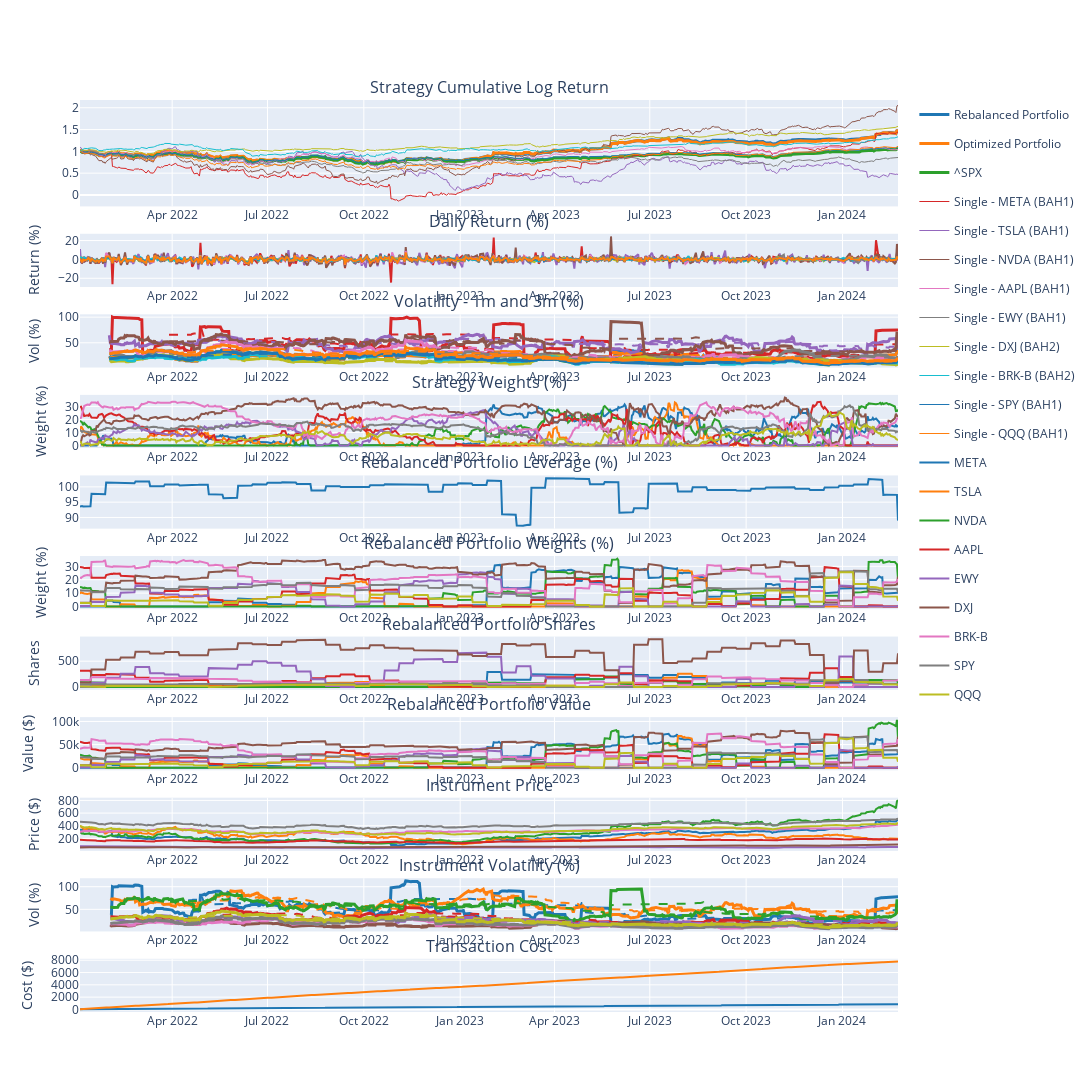

The cell this chart's notebook holds for it:
### Markdown cell above
# Linear Optimization (Risk-Adjusted Return)

- How to determine the capital?

Difficulty here is portfolio might use different leverage per rebalance, looking at the asset MV might not give you the total portfolio capital (e.g. 70% leverage, your stocks only worth 70% of your capital now)

we can use the market value on Futu divides by the leverage used for last periods. This will give you the total captial for the portfolio

Then we use this capital for next rebalance

We shuold strategically fix this issue by reading capital from Futu or keep track the capital ourselves

### Code cell
portfolio = PortfolioLinearOpt(
    capital=186734.0206185567,    
    name='ETF Buy and Hold Portfolio',
    lookback_period=60,
    opt_freq=1,
    rebalance_iter=RebalancerIter('0 0 * * Fri', 2),    
    tc_model=TransactionCostFutu(),    
    systems=[
        TradingSubSystemSingle(vol_target=vol_target, instruments=['META'],  strategy=[BuyAndHoldStrategy(confidence=1)], max_leverage=max_leverage),
        TradingSubSystemSingle(vol_target=vol_target, instruments=['TSLA'],  strategy=[BuyAndHoldStrategy(confidence=1)], max_leverage=max_leverage),
        TradingSubSystemSingle(vol_target=vol_target, instruments=['NVDA'],  strategy=[BuyAndHoldStrategy(confidence=1)], max_leverage=max_leverage),
        TradingSubSystemSingle(vol_target=vol_target, instruments=['AAPL'],  strategy=[BuyAndHoldStrategy(confidence=1)], max_leverage=max_leverage),
        TradingSubSystemSingle(vol_target=vol_target, instruments=['EWY'],   strategy=[BuyAndHoldStrategy(confidence=1)], max_leverage=max_leverage),
        TradingSubSystemSingle(vol_target=vol_target, instruments=['DXJ'],   strategy=[BuyAndHoldStrategy(confidence=2)], max_leverage=max_leverage),        
        #TradingSubSystemSingle(vol_target=vol_target, instruments=['VOE'],   strategy=[BuyAndHoldStrategy(confidence=1)], max_leverage=max_leverage),
        #TradingSubSystemSingle(vol_target=vol_target, instruments=['VBR'],   strategy=[BuyAndHoldStrategy(confidence=1)], max_leverage=max_leverage),
        TradingSubSystemSingle(vol_target=vol_target, instruments=['BRK-B'], strategy=[BuyAndHoldStrategy(confidence=2)], max_leverage=max_leverage),
        TradingSubSystemSingle(vol_target=vol_target, instruments=['SPY'],   strategy=[BuyAndHoldStrategy(confidence=1)], max_leverage=max_leverage),
        TradingSubSystemSingle(vol_target=vol_target, instruments=['QQQ'],   strategy=[BuyAndHoldStrategy(confidence=1)], max_leverage=max_leverage),        
])

portfolio.set_start_date(start_date)
portfolio.set_end_date(end_date)
portfolio.backtest_subsystems()
portfolio.optimize(gamma=10, hhi=0.2)
portfolio.backtest()
portfolio.rebalance()
portfolio.performance(show_all_rets=True)

### Figure 1 — Plotly figure (JSON) as saved in the notebook; plotly's stock layout.template omitted (floating-point values rounded to 4 significant figures; data arrays with more than 128 entries replaced by an {"elided": "..."} marker saying what was removed)
{"data": [{"legendgroup": "Rebalanced Portfolio", "line": {"width": 3}, "marker": {"color": "rgb(31, 119, 180)"}, "name": "Rebalanced Portfolio", "type": "scatter", "x": {"elided": "538 str values"}, "xaxis": "x", "y": {"elided": "538 float values"}, "yaxis": "y"}, {"legendgroup": "Rebalanced Portfolio", "marker": {"color": "rgb(31, 119, 180)"}, "name": "Rebalanced Portfolio", "showlegend": false, "type": "scatter", "x": {"elided": "538 str values"}, "xaxis": "x2", "y": {"elided": "538 float values"}, "yaxis": "y2"}, {"legendgroup": "Rebalanced Portfolio", "line": {"width": 3}, "marker": {"color": "rgb(31, 119, 180)"}, "name": "1m - Rebalanced Portfolio", "showlegend": false, "type": "scatter", "x": {"elided": "538 str values"}, "xaxis": "x3", "y": {"elided": "538 float values"}, "yaxis": "y3"}, {"legendgroup": "Rebalanced Portfolio", "line": {"dash": "dash"}, "marker": {"color": "rgb(31, 119, 180)"}, "name": "3m - Rebalanced Portfolio", "showlegend": false, "type": "scatter", "x": {"elided": "538 str values"}, "xaxis": "x3", "y": {"elided": "538 float values"}, "yaxis": "y3"}, {"legendgroup": "Rebalanced Portfolio", "marker": {"color": "rgb(31, 119, 180)"}, "name": "Rebalanced Portfolio", "showlegend": false, "type": "scatter", "x": {"elided": "538 str values"}, "xaxis": "x11", "y": {"elided": "538 float values"}, "yaxis": "y11"}, {"legendgroup": "Optimized Portfolio", "line": {"width": 3}, "marker": {"color": "rgb(255, 127, 14)"}, "name": "Optimized Portfolio", "type": "scatter", "x": {"elided": "538 str values"}, "xaxis": "x", "y": {"elided": "538 float values"}, "yaxis": "y"}, {"legendgroup": "Optimized Portfolio", "marker": {"color": "rgb(255, 127, 14)"}, "name": "Optimized Portfolio", "showlegend": false, "type": "scatter", "x": {"elided": "538 str values"}, "xaxis": "x2", "y": {"elided": "538 float values"}, "yaxis": "y2"}, {"legendgroup": "Optimized Portfolio", "line": {"width": 3}, "marker": {"color": "rgb(255, 127, 14)"}, "name": "1m - Optimized Portfolio", "showlegend": false, "type": "scatter", "x": {"elided": "538 str values"}, "xaxis": "x3", "y": {"elided": "538 float values"}, "yaxis": "y3"}, {"legendgroup": "Optimized Portfolio", "line": {"dash": "dash"}, "marker": {"color": "rgb(255, 127, 14)"}, "name": "3m - Optimized Portfolio", "showlegend": false, "type": "scatter", "x": {"elided": "538 str values"}, "xaxis": "x3", "y": {"elided": "538 float values"}, "yaxis": "y3"}, {"legendgroup": "Optimized Portfolio", "marker": {"color": "rgb(255, 127, 14)"}, "name": "Optimized Portfolio", "showlegend": false, "type": "scatter", "x": {"elided": "538 str values"}, "xaxis": "x11", "y": {"elided": "538 float values"}, "yaxis": "y11"}, {"legendgroup": "^SPX", "line": {"width": 3}, "marker": {"color": "rgb(44, 160, 44)"}, "name": "^SPX", "type": "scatter", "x": {"elided": "538 str values"}, "xaxis": "x", "y": {"elided": "538 float values"}, "yaxis": "y"}, {"legendgroup": "^SPX", "marker": {"color": "rgb(44, 160, 44)"}, "name": "^SPX", "showlegend": false, "type": "scatter", "x": {"elided": "538 str values"}, "xaxis": "x2", "y": {"elided": "538 float values"}, "yaxis": "y2"}, {"legendgroup": "^SPX", "line": {"width": 3}, "marker": {"color": "rgb(44, 160, 44)"}, "name": "1m - ^SPX", "showlegend": false, "type": "scatter", "x": {"elided": "538 str values"}, "xaxis": "x3", "y": {"elided": "538 float values"}, "yaxis": "y3"}, {"legendgroup": "^SPX", "line": {"dash": "dash"}, "marker": {"color": "rgb(44, 160, 44)"}, "name": "3m - ^SPX", "showlegend": false, "type": "scatter", "x": {"elided": "538 str values"}, "xaxis": "x3", "y": {"elided": "538 float values"}, "yaxis": "y3"}, {"legendgroup": "Single - META (BAH1)", "line": {"width": 1}, "marker": {"color": "rgb(214, 39, 40)"}, "name": "Single - META (BAH1)", "type": "scatter", "x": {"elided": "538 str values"}, "xaxis": "x", "y": {"elided": "538 float values"}, "yaxis": "y"}, {"legendgroup": "Single - META (BAH1)", "marker": {"color": "rgb(214, 39, 40)"}, "name": "Single - META (BAH1)", "showlegend": false, "type": "scatter", "x": {"elided": "538 str values"}, "xaxis": "x2", "y": {"elided": "538 float values"}, "yaxis": "y2"}, {"legendgroup": "Single - META (BAH1)", "line": {"width": 3}, "marker": {"color": "rgb(214, 39, 40)"}, "name": "1m - Single - META (BAH1)", "showlegend": false, "type": "scatter", "x": {"elided": "538 str values"}, "xaxis": "x3", "y": {"elided": "538 float values"}, "yaxis": "y3"}, {"legendgroup": "Single - META (BAH1)", "line": {"dash": "dash"}, "marker": {"color": "rgb(214, 39, 40)"}, "name": "3m - Single - META (BAH1)", "showlegend": false, "type": "scatter", "x": {"elided": "538 str values"}, "xaxis": "x3", "y": {"elided": "538 float values"}, "yaxis": "y3"}, {"legendgroup": "Single - TSLA (BAH1)", "line": {"width": 1}, "marker": {"color": "rgb(148, 103, 189)"}, "name": "Single - TSLA (BAH1)", "type": "scatter", "x": {"elided": "538 str values"}, "xaxis": "x", "y": {"elided": "538 float values"}, "yaxis": "y"}, {"legendgroup": "Single - TSLA (BAH1)", "marker": {"color": "rgb(148, 103, 189)"}, "name": "Single - TSLA (BAH1)", "showlegend": false, "type": "scatter", "x": {"elided": "538 str values"}, "xaxis": "x2", "y": {"elided": "538 float values"}, "yaxis": "y2"}, {"legendgroup": "Single - TSLA (BAH1)", "line": {"width": 3}, "marker": {"color": "rgb(148, 103, 189)"}, "name": "1m - Single - TSLA (BAH1)", "showlegend": false, "type": "scatter", "x": {"elided": "538 str values"}, "xaxis": "x3", "y": {"elided": "538 float values"}, "yaxis": "y3"}, {"legendgroup": "Single - TSLA (BAH1)", "line": {"dash": "dash"}, "marker": {"color": "rgb(148, 103, 189)"}, "name": "3m - Single - TSLA (BAH1)", "showlegend": false, "type": "scatter", "x": {"elided": "538 str values"}, "xaxis": "x3", "y": {"elided": "538 float values"}, "yaxis": "y3"}, {"legendgroup": "Single - NVDA (BAH1)", "line": {"width": 1}, "marker": {"color": "rgb(140, 86, 75)"}, "name": "Single - NVDA (BAH1)", "type": "scatter", "x": {"elided": "538 str values"}, "xaxis": "x", "y": {"elided": "538 float values"}, "yaxis": "y"}, {"legendgroup": "Single - NVDA (BAH1)", "marker": {"color": "rgb(140, 86, 75)"}, "name": "Single - NVDA (BAH1)", "showlegend": false, "type": "scatter", "x": {"elided": "538 str values"}, "xaxis": "x2", "y": {"elided": "538 float values"}, "yaxis": "y2"}, {"legendgroup": "Single - NVDA (BAH1)", "line": {"width": 3}, "marker": {"color": "rgb(140, 86, 75)"}, "name": "1m - Single - NVDA (BAH1)", "showlegend": false, "type": "scatter", "x": {"elided": "538 str values"}, "xaxis": "x3", "y": {"elided": "538 float values"}, "yaxis": "y3"}, {"legendgroup": "Single - NVDA (BAH1)", "line": {"dash": "dash"}, "marker": {"color": "rgb(140, 86, 75)"}, "name": "3m - Single - NVDA (BAH1)", "showlegend": false, "type": "scatter", "x": {"elided": "538 str values"}, "xaxis": "x3", "y": {"elided": "538 float values"}, "yaxis": "y3"}, {"legendgroup": "Single - AAPL (BAH1)", "line": {"width": 1}, "marker": {"color": "rgb(227, 119, 194)"}, "name": "Single - AAPL (BAH1)", "type": "scatter", "x": {"elided": "538 str values"}, "xaxis": "x", "y": {"elided": "538 float values"}, "yaxis": "y"}, {"legendgroup": "Single - AAPL (BAH1)", "marker": {"color": "rgb(227, 119, 194)"}, "name": "Single - AAPL (BAH1)", "showlegend": false, "type": "scatter", "x": {"elided": "538 str values"}, "xaxis": "x2", "y": {"elided": "538 float values"}, "yaxis": "y2"}, {"legendgroup": "Single - AAPL (BAH1)", "line": {"width": 3}, "marker": {"color": "rgb(227, 119, 194)"}, "name": "1m - Single - AAPL (BAH1)", "showlegend": false, "type": "scatter", "x": {"elided": "538 str values"}, "xaxis": "x3", "y": {"elided": "538 float values"}, "yaxis": "y3"}, {"legendgroup": "Single - AAPL (BAH1)", "line": {"dash": "dash"}, "marker": {"color": "rgb(227, 119, 194)"}, "name": "3m - Single - AAPL (BAH1)", "showlegend": false, "type": "scatter", "x": {"elided": "538 str values"}, "xaxis": "x3", "y": {"elided": "538 float values"}, "yaxis": "y3"}, {"legendgroup": "Single - EWY (BAH1)", "line": {"width": 1}, "marker": {"color": "rgb(127, 127, 127)"}, "name": "Single - EWY (BAH1)", "type": "scatter", "x": {"elided": "538 str values"}, "xaxis": "x", "y": {"elided": "538 float values"}, "yaxis": "y"}, {"legendgroup": "Single - EWY (BAH1)", "marker": {"color": "rgb(127, 127, 127)"}, "name": "Single - EWY (BAH1)", "showlegend": false, "type": "scatter", "x": {"elided": "538 str values"}, "xaxis": "x2", "y": {"elided": "538 float values"}, "yaxis": "y2"}, {"legendgroup": "Single - EWY (BAH1)", "line": {"width": 3}, "marker": {"color": "rgb(127, 127, 127)"}, "name": "1m - Single - EWY (BAH1)", "showlegend": false, "type": "scatter", "x": {"elided": "538 str values"}, "xaxis": "x3", "y": {"elided": "538 float values"}, "yaxis": "y3"}, {"legendgroup": "Single - EWY (BAH1)", "line": {"dash": "dash"}, "marker": {"color": "rgb(127, 127, 127)"}, "name": "3m - Single - EWY (BAH1)", "showlegend": false, "type": "scatter", "x": {"elided": "538 str values"}, "xaxis": "x3", "y": {"elided": "538 float values"}, "yaxis": "y3"}, {"legendgroup": "Single - DXJ (BAH2)", "line": {"width": 1}, "marker": {"color": "rgb(188, 189, 34)"}, "name": "Single - DXJ (BAH2)", "type": "scatter", "x": {"elided": "538 str values"}, "xaxis": "x", "y": {"elided": "538 float values"}, "yaxis": "y"}, {"legendgroup": "Single - DXJ (BAH2)", "marker": {"color": "rgb(188, 189, 34)"}, "name": "Single - DXJ (BAH2)", "showlegend": false, "type": "scatter", "x": {"elided": "538 str values"}, "xaxis": "x2", "y": {"elided": "538 float values"}, "yaxis": "y2"}, {"legendgroup": "Single - DXJ (BAH2)", "line": {"width": 3}, "marker": {"color": "rgb(188, 189, 34)"}, "name": "1m - Single - DXJ (BAH2)", "showlegend": false, "type": "scatter", "x": {"elided": "538 str values"}, "xaxis": "x3", "y": {"elided": "538 float values"}, "yaxis": "y3"}, {"legendgroup": "Single - DXJ (BAH2)", "line": {"dash": "dash"}, "marker": {"color": "rgb(188, 189, 34)"}, "name": "3m - Single - DXJ (BAH2)", "showlegend": false, "type": "scatter", "x": {"elided": "538 str values"}, "xaxis": "x3", "y": {"elided": "538 float values"}, "yaxis": "y3"}, {"legendgroup": "Single - BRK-B (BAH2)", "line": {"width": 1}, "marker": {"color": "rgb(23, 190, 207)"}, "name": "Single - BRK-B (BAH2)", "type": "scatter", "x": {"elided": "538 str values"}, "xaxis": "x", "y": {"elided": "538 float values"}, "yaxis": "y"}, {"legendgroup": "Single - BRK-B (BAH2)", "marker": {"color": "rgb(23, 190, 207)"}, "name": "Single - BRK-B (BAH2)", "showlegend": false, "type": "scatter", "x": {"elided": "538 str values"}, "xaxis": "x2", "y": {"elided": "538 float values"}, "yaxis": "y2"}, {"legendgroup": "Single - BRK-B (BAH2)", "line": {"width": 3}, "marker": {"color": "rgb(23, 190, 207)"}, "name": "1m - Single - BRK-B (BAH2)", "showlegend": false, "type": "scatter", "x": {"elided": "538 str values"}, "xaxis": "x3", "y": {"elided": "538 float values"}, "yaxis": "y3"}, {"legendgroup": "Single - BRK-B (BAH2)", "line": {"dash": "dash"}, "marker": {"color": "rgb(23, 190, 207)"}, "name": "3m - Single - BRK-B (BAH2)", "showlegend": false, "type": "scatter", "x": {"elided": "538 str values"}, "xaxis": "x3", "y": {"elided": "538 float values"}, "yaxis": "y3"}, {"legendgroup": "Single - SPY (BAH1)", "line": {"width": 1}, "marker": {"color": "rgb(31, 119, 180)"}, "name": "Single - SPY (BAH1)", "type": "scatter", "x": {"elided": "538 str values"}, "xaxis": "x", "y": {"elided": "538 float values"}, "yaxis": "y"}, {"legendgroup": "Single - SPY (BAH1)", "marker": {"color": "rgb(31, 119, 180)"}, "name": "Single - SPY (BAH1)", "showlegend": false, "type": "scatter", "x": {"elided": "538 str values"}, "xaxis": "x2", "y": {"elided": "538 float values"}, "yaxis": "y2"}, {"legendgroup": "Single - SPY (BAH1)", "line": {"width": 3}, "marker": {"color": "rgb(31, 119, 180)"}, "name": "1m - Single - SPY (BAH1)", "showlegend": false, "type": "scatter", "x": {"elided": "538 str values"}, "xaxis": "x3", "y": {"elided": "538 float values"}, "yaxis": "y3"}, {"legendgroup": "Single - SPY (BAH1)", "line": {"dash": "dash"}, "marker": {"color": "rgb(31, 119, 180)"}, "name": "3m - Single - SPY (BAH1)", "showlegend": false, "type": "scatter", "x": {"elided": "538 str values"}, "xaxis": "x3", "y": {"elided": "538 float values"}, "yaxis": "y3"}, {"legendgroup": "Single - QQQ (BAH1)", "line": {"width": 1}, "marker": {"color": "rgb(255, 127, 14)"}, "name": "Single - QQQ (BAH1)", "type": "scatter", "x": {"elided": "538 str values"}, "xaxis": "x", "y": {"elided": "538 float values"}, "yaxis": "y"}, {"legendgroup": "Single - QQQ (BAH1)", "marker": {"color": "rgb(255, 127, 14)"}, "name": "Single - QQQ (BAH1)", "showlegend": false, "type": "scatter", "x": {"elided": "538 str values"}, "xaxis": "x2", "y": {"elided": "538 float values"}, "yaxis": "y2"}, {"legendgroup": "Single - QQQ (BAH1)", "line": {"width": 3}, "marker": {"color": "rgb(255, 127, 14)"}, "name": "1m - Single - QQQ (BAH1)", "showlegend": false, "type": "scatter", "x": {"elided": "538 str values"}, "xaxis": "x3", "y": {"elided": "538 float values"}, "yaxis": "y3"}, {"legendgroup": "Single - QQQ (BAH1)", "line": {"dash": "dash"}, "marker": {"color": "rgb(255, 127, 14)"}, "name": "3m - Single - QQQ (BAH1)", "showlegend": false, "type": "scatter", "x": {"elided": "538 str values"}, "xaxis": "x3", "y": {"elided": "538 float values"}, "yaxis": "y3"}, {"legendgroup": "Single - META (BAH1)", "marker": {"color": "rgb(31, 119, 180)"}, "name": "Single - META (BAH1)", "showlegend": false, "type": "scatter", "x": {"elided": "538 str values"}, "xaxis": "x4", "y": {"elided": "538 float values"}, "yaxis": "y4"}, {"legendgroup": "Single - TSLA (BAH1)", "marker": {"color": "rgb(255, 127, 14)"}, "name": "Single - TSLA (BAH1)", "showlegend": false, "type": "scatter", "x": {"elided": "538 str values"}, "xaxis": "x4", "y": {"elided": "538 float values"}, "yaxis": "y4"}, {"legendgroup": "Single - NVDA (BAH1)", "marker": {"color": "rgb(44, 160, 44)"}, "name": "Single - NVDA (BAH1)", "showlegend": false, "type": "scatter", "x": {"elided": "538 str values"}, "xaxis": "x4", "y": {"elided": "538 float values"}, "yaxis": "y4"}, {"legendgroup": "Single - AAPL (BAH1)", "marker": {"color": "rgb(214, 39, 40)"}, "name": "Single - AAPL (BAH1)", "showlegend": false, "type": "scatter", "x": {"elided": "538 str values"}, "xaxis": "x4", "y": {"elided": "538 float values"}, "yaxis": "y4"}, {"legendgroup": "Single - EWY (BAH1)", "marker": {"color": "rgb(148, 103, 189)"}, "name": "Single - EWY (BAH1)", "showlegend": false, "type": "scatter", "x": {"elided": "538 str values"}, "xaxis": "x4", "y": {"elided": "538 float values"}, "yaxis": "y4"}, {"legendgroup": "Single - DXJ (BAH2)", "marker": {"color": "rgb(140, 86, 75)"}, "name": "Single - DXJ (BAH2)", "showlegend": false, "type": "scatter", "x": {"elided": "538 str values"}, "xaxis": "x4", "y": {"elided": "538 float values"}, "yaxis": "y4"}, {"legendgroup": "Single - BRK-B (BAH2)", "marker": {"color": "rgb(227, 119, 194)"}, "name": "Single - BRK-B (BAH2)", "showlegend": false, "type": "scatter", "x": {"elided": "538 str values"}, "xaxis": "x4", "y": {"elided": "538 float values"}, "yaxis": "y4"}, {"legendgroup": "Single - SPY (BAH1)", "marker": {"color": "rgb(127, 127, 127)"}, "name": "Single - SPY (BAH1)", "showlegend": false, "type": "scatter", "x": {"elided": "538 str values"}, "xaxis": "x4", "y": {"elided": "538 float values"}, "yaxis": "y4"}, {"legendgroup": "Single - QQQ (BAH1)", "marker": {"color": "rgb(188, 189, 34)"}, "name": "Single - QQQ (BAH1)", "showlegend": false, "type": "scatter", "x": {"elided": "538 str values"}, "xaxis": "x4", "y": {"elided": "538 float values"}, "yaxis": "y4"}, {"marker": {"color": "rgb(31, 119, 180)"}, "showlegend": false, "type": "scatter", "x": {"elided": "538 str values"}, "xaxis": "x5", "y": {"elided": "538 float values"}, "yaxis": "y5"}, {"legendgroup": "META", "marker": {"color": "rgb(31, 119, 180)"}, "name": "META", "showlegend": true, "type": "scatter", "x": {"elided": "538 str values"}, "xaxis": "x6", "y": {"elided": "538 float values"}, "yaxis": "y6"}, {"legendgroup": "META", "marker": {"color": "rgb(31, 119, 180)"}, "name": "META", "showlegend": false, "type": "scatter", "x": {"elided": "538 str values"}, "xaxis": "x7", "y": {"elided": "538 int values"}, "yaxis": "y7"}, {"legendgroup": "META", "marker": {"color": "rgb(31, 119, 180)"}, "name": "META", "showlegend": false, "type": "scatter", "x": {"elided": "538 str values"}, "xaxis": "x8", "y": {"elided": "538 float values"}, "yaxis": "y8"}, {"legendgroup": "META", "marker": {"color": "rgb(31, 119, 180)"}, "name": "META", "showlegend": false, "type": "scatter", "x": {"elided": "538 str values"}, "xaxis": "x9", "y": {"elided": "538 float values"}, "yaxis": "y9"}, {"legendgroup": "META", "line": {"width": 3}, "marker": {"color": "rgb(31, 119, 180)"}, "name": "1m - META", "showlegend": false, "type": "scatter", "x": {"elided": "538 str values"}, "xaxis": "x10", "y": {"elided": "538 float values"}, "yaxis": "y10"}, {"legendgroup": "META", "line": {"dash": "dash"}, "marker": {"color": "rgb(31, 119, 180)"}, "name": "3m - META", "showlegend": false, "type": "scatter", "x": {"elided": "538 str values"}, "xaxis": "x10", "y": {"elided": "538 float values"}, "yaxis": "y10"}, {"legendgroup": "TSLA", "marker": {"color": "rgb(255, 127, 14)"}, "name": "TSLA", "showlegend": true, "type": "scatter", "x": {"elided": "538 str values"}, "xaxis": "x6", "y": {"elided": "538 float values"}, "yaxis": "y6"}, {"legendgroup": "TSLA", "marker": {"color": "rgb(255, 127, 14)"}, "name": "TSLA", "showlegend": false, "type": "scatter", "x": {"elided": "538 str values"}, "xaxis": "x7", "y": {"elided": "538 int values"}, "yaxis": "y7"}, {"legendgroup": "TSLA", "marker": {"color": "rgb(255, 127, 14)"}, "name": "TSLA", "showlegend": false, "type": "scatter", "x": {"elided": "538 str values"}, "xaxis": "x8", "y": {"elided": "538 float values"}, "yaxis": "y8"}, {"legendgroup": "TSLA", "marker": {"color": "rgb(255, 127, 14)"}, "name": "TSLA", "showlegend": false, "type": "scatter", "x": {"elided": "538 str values"}, "xaxis": "x9", "y": {"elided": "538 float values"}, "yaxis": "y9"}, {"legendgroup": "TSLA", "line": {"width": 3}, "marker": {"color": "rgb(255, 127, 14)"}, "name": "1m - TSLA", "showlegend": false, "type": "scatter", "x": {"elided": "538 str values"}, "xaxis": "x10", "y": {"elided": "538 float values"}, "yaxis": "y10"}, {"legendgroup": "TSLA", "line": {"dash": "dash"}, "marker": {"color": "rgb(255, 127, 14)"}, "name": "3m - TSLA", "showlegend": false, "type": "scatter", "x": {"elided": "538 str values"}, "xaxis": "x10", "y": {"elided": "538 float values"}, "yaxis": "y10"}, {"legendgroup": "NVDA", "marker": {"color": "rgb(44, 160, 44)"}, "name": "NVDA", "showlegend": true, "type": "scatter", "x": {"elided": "538 str values"}, "xaxis": "x6", "y": {"elided": "538 float values"}, "yaxis": "y6"}, {"legendgroup": "NVDA", "marker": {"color": "rgb(44, 160, 44)"}, "name": "NVDA", "showlegend": false, "type": "scatter", "x": {"elided": "538 str values"}, "xaxis": "x7", "y": {"elided": "538 int values"}, "yaxis": "y7"}, {"legendgroup": "NVDA", "marker": {"color": "rgb(44, 160, 44)"}, "name": "NVDA", "showlegend": false, "type": "scatter", "x": {"elided": "538 str values"}, "xaxis": "x8", "y": {"elided": "538 float values"}, "yaxis": "y8"}, {"legendgroup": "NVDA", "marker": {"color": "rgb(44, 160, 44)"}, "name": "NVDA", "showlegend": false, "type": "scatter", "x": {"elided": "538 str values"}, "xaxis": "x9", "y": {"elided": "538 float values"}, "yaxis": "y9"}, {"legendgroup": "NVDA", "line": {"width": 3}, "marker": {"color": "rgb(44, 160, 44)"}, "name": "1m - NVDA", "showlegend": false, "type": "scatter", "x": {"elided": "538 str values"}, "xaxis": "x10", "y": {"elided": "538 float values"}, "yaxis": "y10"}, {"legendgroup": "NVDA", "line": {"dash": "dash"}, "marker": {"color": "rgb(44, 160, 44)"}, "name": "3m - NVDA", "showlegend": false, "type": "scatter", "x": {"elided": "538 str values"}, "xaxis": "x10", "y": {"elided": "538 float values"}, "yaxis": "y10"}, {"legendgroup": "AAPL", "marker": {"color": "rgb(214, 39, 40)"}, "name": "AAPL", "showlegend": true, "type": "scatter", "x": {"elided": "538 str values"}, "xaxis": "x6", "y": {"elided": "538 float values"}, "yaxis": "y6"}, {"legendgroup": "AAPL", "marker": {"color": "rgb(214, 39, 40)"}, "name": "AAPL", "showlegend": false, "type": "scatter", "x": {"elided": "538 str values"}, "xaxis": "x7", "y": {"elided": "538 int values"}, "yaxis": "y7"}, {"legendgroup": "AAPL", "marker": {"color": "rgb(214, 39, 40)"}, "name": "AAPL", "showlegend": false, "type": "scatter", "x": {"elided": "538 str values"}, "xaxis": "x8", "y": {"elided": "538 float values"}, "yaxis": "y8"}, {"legendgroup": "AAPL", "marker": {"color": "rgb(214, 39, 40)"}, "name": "AAPL", "showlegend": false, "type": "scatter", "x": {"elided": "538 str values"}, "xaxis": "x9", "y": {"elided": "538 float values"}, "yaxis": "y9"}, {"legendgroup": "AAPL", "line": {"width": 3}, "marker": {"color": "rgb(214, 39, 40)"}, "name": "1m - AAPL", "showlegend": false, "type": "scatter", "x": {"elided": "538 str values"}, "xaxis": "x10", "y": {"elided": "538 float values"}, "yaxis": "y10"}, {"legendgroup": "AAPL", "line": {"dash": "dash"}, "marker": {"color": "rgb(214, 39, 40)"}, "name": "3m - AAPL", "showlegend": false, "type": "scatter", "x": {"elided": "538 str values"}, "xaxis": "x10", "y": {"elided": "538 float values"}, "yaxis": "y10"}, {"legendgroup": "EWY", "marker": {"color": "rgb(148, 103, 189)"}, "name": "EWY", "showlegend": true, "type": "scatter", "x": {"elided": "538 str values"}, "xaxis": "x6", "y": {"elided": "538 float values"}, "yaxis": "y6"}, {"legendgroup": "EWY", "marker": {"color": "rgb(148, 103, 189)"}, "name": "EWY", "showlegend": false, "type": "scatter", "x": {"elided": "538 str values"}, "xaxis": "x7", "y": {"elided": "538 int values"}, "yaxis": "y7"}, {"legendgroup": "EWY", "marker": {"color": "rgb(148, 103, 189)"}, "name": "EWY", "showlegend": false, "type": "scatter", "x": {"elided": "538 str values"}, "xaxis": "x8", "y": {"elided": "538 float values"}, "yaxis": "y8"}, {"legendgroup": "EWY", "marker": {"color": "rgb(148, 103, 189)"}, "name": "EWY", "showlegend": false, "type": "scatter", "x": {"elided": "538 str values"}, "xaxis": "x9", "y": {"elided": "538 float values"}, "yaxis": "y9"}, {"legendgroup": "EWY", "line": {"width": 3}, "marker": {"color": "rgb(148, 103, 189)"}, "name": "1m - EWY", "showlegend": false, "type": "scatter", "x": {"elided": "538 str values"}, "xaxis": "x10", "y": {"elided": "538 float values"}, "yaxis": "y10"}, {"legendgroup": "EWY", "line": {"dash": "dash"}, "marker": {"color": "rgb(148, 103, 189)"}, "name": "3m - EWY", "showlegend": false, "type": "scatter", "x": {"elided": "538 str values"}, "xaxis": "x10", "y": {"elided": "538 float values"}, "yaxis": "y10"}, {"legendgroup": "DXJ", "marker": {"color": "rgb(140, 86, 75)"}, "name": "DXJ", "showlegend": true, "type": "scatter", "x": {"elided": "538 str values"}, "xaxis": "x6", "y": {"elided": "538 float values"}, "yaxis": "y6"}, {"legendgroup": "DXJ", "marker": {"color": "rgb(140, 86, 75)"}, "name": "DXJ", "showlegend": false, "type": "scatter", "x": {"elided": "538 str values"}, "xaxis": "x7", "y": {"elided": "538 int values"}, "yaxis": "y7"}, {"legendgroup": "DXJ", "marker": {"color": "rgb(140, 86, 75)"}, "name": "DXJ", "showlegend": false, "type": "scatter", "x": {"elided": "538 str values"}, "xaxis": "x8", "y": {"elided": "538 float values"}, "yaxis": "y8"}, {"legendgroup": "DXJ", "marker": {"color": "rgb(140, 86, 75)"}, "name": "DXJ", "showlegend": false, "type": "scatter", "x": {"elided": "538 str values"}, "xaxis": "x9", "y": {"elided": "538 float values"}, "yaxis": "y9"}, {"legendgroup": "DXJ", "line": {"width": 3}, "marker": {"color": "rgb(140, 86, 75)"}, "name": "1m - DXJ", "showlegend": false, "type": "scatter", "x": {"elided": "538 str values"}, "xaxis": "x10", "y": {"elided": "538 float values"}, "yaxis": "y10"}, {"legendgroup": "DXJ", "line": {"dash": "dash"}, "marker": {"color": "rgb(140, 86, 75)"}, "name": "3m - DXJ", "showlegend": false, "type": "scatter", "x": {"elided": "538 str values"}, "xaxis": "x10", "y": {"elided": "538 float values"}, "yaxis": "y10"}, {"legendgroup": "BRK-B", "marker": {"color": "rgb(227, 119, 194)"}, "name": "BRK-B", "showlegend": true, "type": "scatter", "x": {"elided": "538 str values"}, "xaxis": "x6", "y": {"elided": "538 float values"}, "yaxis": "y6"}, {"legendgroup": "BRK-B", "marker": {"color": "rgb(227, 119, 194)"}, "name": "BRK-B", "showlegend": false, "type": "scatter", "x": {"elided": "538 str values"}, "xaxis": "x7", "y": {"elided": "538 int values"}, "yaxis": "y7"}, {"legendgroup": "BRK-B", "marker": {"color": "rgb(227, 119, 194)"}, "name": "BRK-B", "showlegend": false, "type": "scatter", "x": {"elided": "538 str values"}, "xaxis": "x8", "y": {"elided": "538 float values"}, "yaxis": "y8"}, {"legendgroup": "BRK-B", "marker": {"color": "rgb(227, 119, 194)"}, "name": "BRK-B", "showlegend": false, "type": "scatter", "x": {"elided": "538 str values"}, "xaxis": "x9", "y": {"elided": "538 float values"}, "yaxis": "y9"}, {"legendgroup": "BRK-B", "line": {"width": 3}, "marker": {"color": "rgb(227, 119, 194)"}, "name": "1m - BRK-B", "showlegend": false, "type": "scatter", "x": {"elided": "538 str values"}, "xaxis": "x10", "y": {"elided": "538 float values"}, "yaxis": "y10"}, {"legendgroup": "BRK-B", "line": {"dash": "dash"}, "marker": {"color": "rgb(227, 119, 194)"}, "name": "3m - BRK-B", "showlegend": false, "type": "scatter", "x": {"elided": "538 str values"}, "xaxis": "x10", "y": {"elided": "538 float values"}, "yaxis": "y10"}, {"legendgroup": "SPY", "marker": {"color": "rgb(127, 127, 127)"}, "name": "SPY", "showlegend": true, "type": "scatter", "x": {"elided": "538 str values"}, "xaxis": "x6", "y": {"elided": "538 float values"}, "yaxis": "y6"}, {"legendgroup": "SPY", "marker": {"color": "rgb(127, 127, 127)"}, "name": "SPY", "showlegend": false, "type": "scatter", "x": {"elided": "538 str values"}, "xaxis": "x7", "y": {"elided": "538 int values"}, "yaxis": "y7"}, {"legendgroup": "SPY", "marker": {"color": "rgb(127, 127, 127)"}, "name": "SPY", "showlegend": false, "type": "scatter", "x": {"elided": "538 str values"}, "xaxis": "x8", "y": {"elided": "538 float values"}, "yaxis": "y8"}, {"legendgroup": "SPY", "marker": {"color": "rgb(127, 127, 127)"}, "name": "SPY", "showlegend": false, "type": "scatter", "x": {"elided": "538 str values"}, "xaxis": "x9", "y": {"elided": "538 float values"}, "yaxis": "y9"}, {"legendgroup": "SPY", "line": {"width": 3}, "marker": {"color": "rgb(127, 127, 127)"}, "name": "1m - SPY", "showlegend": false, "type": "scatter", "x": {"elided": "538 str values"}, "xaxis": "x10", "y": {"elided": "538 float values"}, "yaxis": "y10"}, {"legendgroup": "SPY", "line": {"dash": "dash"}, "marker": {"color": "rgb(127, 127, 127)"}, "name": "3m - SPY", "showlegend": false, "type": "scatter", "x": {"elided": "538 str values"}, "xaxis": "x10", "y": {"elided": "538 float values"}, "yaxis": "y10"}, {"legendgroup": "QQQ", "marker": {"color": "rgb(188, 189, 34)"}, "name": "QQQ", "showlegend": true, "type": "scatter", "x": {"elided": "538 str values"}, "xaxis": "x6", "y": {"elided": "538 float values"}, "yaxis": "y6"}, {"legendgroup": "QQQ", "marker": {"color": "rgb(188, 189, 34)"}, "name": "QQQ", "showlegend": false, "type": "scatter", "x": {"elided": "538 str values"}, "xaxis": "x7", "y": {"elided": "538 int values"}, "yaxis": "y7"}, {"legendgroup": "QQQ", "marker": {"color": "rgb(188, 189, 34)"}, "name": "QQQ", "showlegend": false, "type": "scatter", "x": {"elided": "538 str values"}, "xaxis": "x8", "y": {"elided": "538 float values"}, "yaxis": "y8"}, {"legendgroup": "QQQ", "marker": {"color": "rgb(188, 189, 34)"}, "name": "QQQ", "showlegend": false, "type": "scatter", "x": {"elided": "538 str values"}, "xaxis": "x9", "y": {"elided": "538 float values"}, "yaxis": "y9"}, {"legendgroup": "QQQ", "line": {"width": 3}, "marker": {"color": "rgb(188, 189, 34)"}, "name": "1m - QQQ", "showlegend": false, "type": "scatter", "x": {"elided": "538 str values"}, "xaxis": "x10", "y": {"elided": "538 float values"}, "yaxis": "y10"}, {"legendgroup": "QQQ", "line": {"dash": "dash"}, "marker": {"color": "rgb(188, 189, 34)"}, "name": "3m - QQQ", "showlegend": false, "type": "scatter", "x": {"elided": "538 str values"}, "xaxis": "x10", "y": {"elided": "538 float values"}, "yaxis": "y10"}], "layout": {"annotations": [{"font": {"size": 16}, "showarrow": false, "text": "Strategy Cumulative Log Return", "x": 0.5, "xanchor": "center", "xref": "paper", "y": 1, "yanchor": "bottom", "yref": "paper"}, {"font": {"size": 16}, "showarrow": false, "text": "Daily Return (%)", "x": 0.5, "xanchor": "center", "xref": "paper", "y": 0.8533, "yanchor": "bottom", "yref": "paper"}, {"font": {"size": 16}, "showarrow": false, "text": "Volatility - 1m and 3m (%)", "x": 0.5, "xanchor": "center", "xref": "paper", "y": 0.765, "yanchor": "bottom", "yref": "paper"}, {"font": {"size": 16}, "showarrow": false, "text": "Strategy Weights (%)", "x": 0.5, "xanchor": "center", "xref": "paper", "y": 0.6767, "yanchor": "bottom", "yref": "paper"}, {"font": {"size": 16}, "showarrow": false, "text": "Rebalanced Portfolio Leverage (%)", "x": 0.5, "xanchor": "center", "xref": "paper", "y": 0.5883, "yanchor": "bottom", "yref": "paper"}, {"font": {"size": 16}, "showarrow": false, "text": "Rebalanced Portfolio Weights (%)", "x": 0.5, "xanchor": "center", "xref": "paper", "y": 0.5, "yanchor": "bottom", "yref": "paper"}, {"font": {"size": 16}, "showarrow": false, "text": "Rebalanced Portfolio Shares", "x": 0.5, "xanchor": "center", "xref": "paper", "y": 0.4117, "yanchor": "bottom", "yref": "paper"}, {"font": {"size": 16}, "showarrow": false, "text": "Rebalanced Portfolio Value", "x": 0.5, "xanchor": "center", "xref": "paper", "y": 0.3233, "yanchor": "bottom", "yref": "paper"}, {"font": {"size": 16}, "showarrow": false, "text": "Instrument Price", "x": 0.5, "xanchor": "center", "xref": "paper", "y": 0.235, "yanchor": "bottom", "yref": "paper"}, {"font": {"size": 16}, "showarrow": false, "text": "Instrument Volatility (%)", "x": 0.5, "xanchor": "center", "xref": "paper", "y": 0.1467, "yanchor": "bottom", "yref": "paper"}, {"font": {"size": 16}, "showarrow": false, "text": "Transaction Cost", "x": 0.5, "xanchor": "center", "xref": "paper", "y": 0.05833, "yanchor": "bottom", "yref": "paper"}], "height": 3700, "hovermode": "x", "width": 1500, "xaxis": {"anchor": "y", "domain": [0, 1], "matches": "x11", "showticklabels": true}, "xaxis10": {"anchor": "y10", "domain": [0, 1], "matches": "x11", "showticklabels": true}, "xaxis11": {"anchor": "y11", "domain": [0, 1], "showticklabels": true}, "xaxis2": {"anchor": "y2", "domain": [0, 1], "matches": "x11", "showticklabels": true}, "xaxis3": {"anchor": "y3", "domain": [0, 1], "matches": "x11", "showticklabels": true}, "xaxis4": {"anchor": "y4", "domain": [0, 1], "matches": "x11", "showticklabels": true}, "xaxis5": {"anchor": "y5", "domain": [0, 1], "matches": "x11", "showticklabels": true}, "xaxis6": {"anchor": "y6", "domain": [0, 1], "matches": "x11", "showticklabels": true}, "xaxis7": {"anchor": "y7", "domain": [0, 1], "matches": "x11", "showticklabels": true}, "xaxis8": {"anchor": "y8", "domain": [0, 1], "matches": "x11", "showticklabels": true}, "xaxis9": {"anchor": "y9", "domain": [0, 1], "matches": "x11", "showticklabels": true}, "yaxis": {"anchor": "x", "domain": [0.8833, 1]}, "yaxis10": {"anchor": "x10", "domain": [0.08833, 0.1467], "title": {"text": "Vol (%)"}}, "yaxis11": {"anchor": "x11", "domain": [0, 0.05833], "title": {"text": "Cost ($)"}}, "yaxis2": {"anchor": "x2", "domain": [0.795, 0.8533], "title": {"text": "Return (%)"}}, "yaxis3": {"anchor": "x3", "domain": [0.7067, 0.765], "title": {"text": "Vol (%)"}}, "yaxis4": {"anchor": "x4", "domain": [0.6183, 0.6767], "title": {"text": "Weight (%)"}}, "yaxis5": {"anchor": "x5", "domain": [0.53, 0.5883]}, "yaxis6": {"anchor": "x6", "domain": [0.4417, 0.5], "title": {"text": "Weight (%)"}}, "yaxis7": {"anchor": "x7", "domain": [0.3533, 0.4117], "title": {"text": "Shares"}}, "yaxis8": {"anchor": "x8", "domain": [0.265, 0.3233], "title": {"text": "Value ($)"}}, "yaxis9": {"anchor": "x9", "domain": [0.1767, 0.235], "title": {"text": "Price ($)"}}}}
